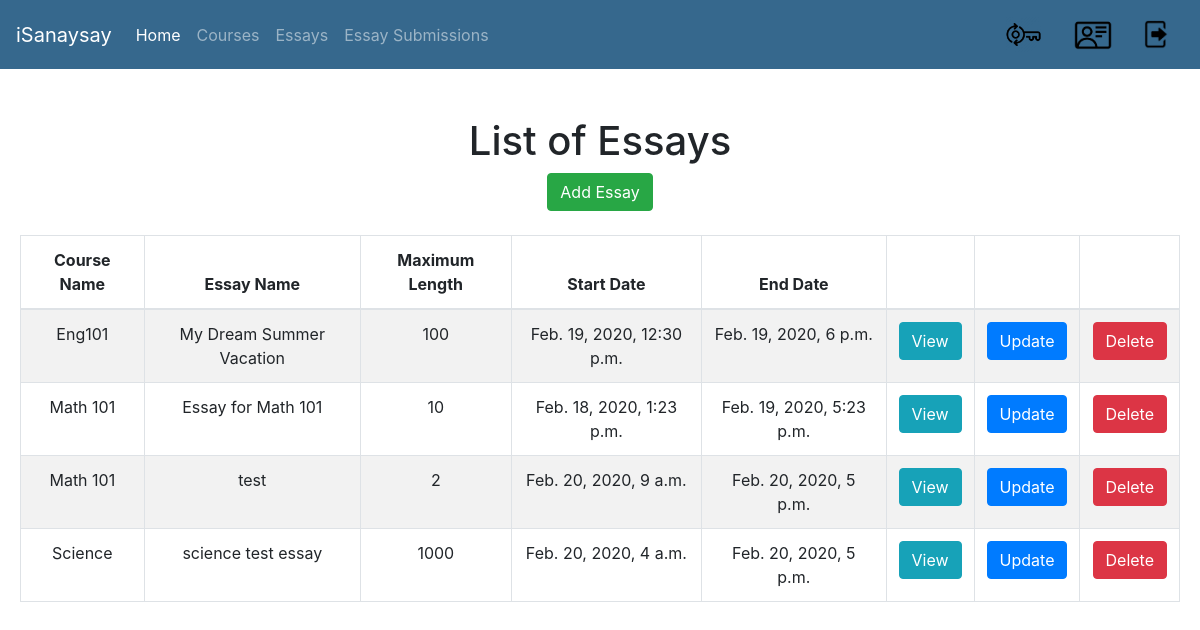
Page /isanaysay/view_essays (signed in) on the committed database.
### users/models.py (models this page shows, shortened)
class Essay(models.Model):
    course = models.ForeignKey(Course, verbose_name="Course", on_delete = models.CASCADE)
    name = models.CharField(verbose_name="Essay Name", max_length=300)
    essay_description = models.CharField(verbose_name="Essay Description", max_length=1500)
    essay_code = models.CharField(verbose_name="Essay Code", max_length=100)
    maximum_length = models.IntegerField(verbose_name="Maximum Length")
    start_date_time = models.DateTimeField(verbose_name="Essay Start Date and Time")
    end_date_time = models.DateTimeField(verbose_name="Essay End Date and Time")
    criteria_no_1 = models.FloatField(verbose_name="Grammar",default=0)
    criteria_no_2 = models.FloatField(verbose_name="Spelling",default=0)
    criteria_no_3 = models.FloatField(verbose_name="Content",default=0)
    words = models.CharField(verbose_name="Words",max_length=10000,default="")

class Course(models.Model):
    pass
    semester_Choices = (
        ('A', 'First Semester'),
        ('B', 'Second Semester'),
        ('C', 'Summer'),
    )
    shoolYear_Choices = (
        ('1', '2019-2020'),
        ('2', '2020-2021'),
        ('3', '2021-2022'),
    )
    name = models.CharField(verbose_name="Course Name", max_length=128)
    course_code = models.CharField(verbose_name="Course Code", max_length=128)
    course_description = models.CharField(verbose_name="Course Description", max_length=500)
    course_detail = models.CharField(verbose_name="Course Detail", max_length=100)
    course_unit = models.IntegerField(verbose_name="Course Units", default=3)
    course_semester = models.CharField(max_length=1,choices=semester_Choices, default='A', verbose_name="Semester")
    course_school_year = models.CharField(max_length=1,choices=shoolYear_Choices, default='20', verbose_name="School Year")
    start_date = models.DateField(verbose_name="Course Start Date")
    end_date = models.DateField(verbose_name="Course End Date")
    students = models.ManyToManyField(CustomUser, related_name='students_enrolled')
    teacher = models.ForeignKey(CustomUser, verbose_name="Teacher", on_delete = models.CASCADE)

### users/views.py (the view)
def view_essays(request):
    template = "list_essay.html"
    user_id = request.user.id
    essays = Essay.objects.filter(course__teacher__id=user_id)
    context = {
        'essays': essays,
    }
    return render(request, template, context)

### templates/list_essay.html (shortened to what this page needs)
{% extends 'base.html' %}
{% block content %}
	<div id="parent"><div id="child"><br/><br/>
		<h1>List of Essays</h1>
		<a href="{% url 'add-essay' %}" class="btn btn-success">Add Essay</a> <br /><br />
		<table class="table table-striped table-bordered">
			<thead>
				<tr>
					<th>Course Name</th>
					<th>Essay Name</th>
					<th>Maximum Length</th>
					<th>Start Date</th>
					<th>End Date</th>
					<th></th>
					<th></th>
					<th></th>
				</tr>
			</thead>
			<tbody>
				{% for essay in essays %}
				<tr>
					<td>{{ essay.course.name }}</td>
					<td>{{ essay.name }}</td>
					<td>{{ essay.maximum_length }}</td>
					<td>{{ essay.start_date_time }}</td>
					<td>{{ essay.end_date_time }}</td>
					<td>
						<a href="{% url 'view-essay' essay.id %}" class="btn btn-info">View</a>
					</td>
					<td>
						<a href="{% url 'update-essay' essay.id %}" class="btn btn-primary">Update</a>
					</td>
					<td>
						<a href="{% url 'delete-essay' essay.id %}" class="btn btn-danger">Delete</a>
					</td>
				</tr>
				{% empty %}
				<tr>
					<td colspan=9>No Essays yet</td>
				</tr>
				{% endfor %}
			</tbody>
		</table>
		</div></div>
{% endblock %}

### templates/base.html (style rules this page uses)
#parent { display: table; width: 100%; }
#child { display: table-cell; text-align: center; vertical-align: middle; padding-left:20px; padding-right:20px; }

### rows in the picture
Essay: course.name "Eng101", name "My Dream Summer Vacation", maximum_length "100", start_date_time "Feb. 19, 2020, 12:30 p.m.", end_date_time "Feb. 19, 2020, 6 p.m."
Essay: course.name "Math 101", name "Essay for Math 101", maximum_length "10", start_date_time "Feb. 18, 2020, 1:23 p.m.", end_date_time "Feb. 19, 2020, 5:23 p.m."
Essay: course.name "Math 101", name "test", maximum_length "2", start_date_time "Feb. 20, 2020, 9 a.m.", end_date_time "Feb. 20, 2020, 5 p.m."
Essay: course.name "Science", name "science test essay", maximum_length "1000", start_date_time "Feb. 20, 2020, 4 a.m.", end_date_time "Feb. 20, 2020, 5 p.m."
